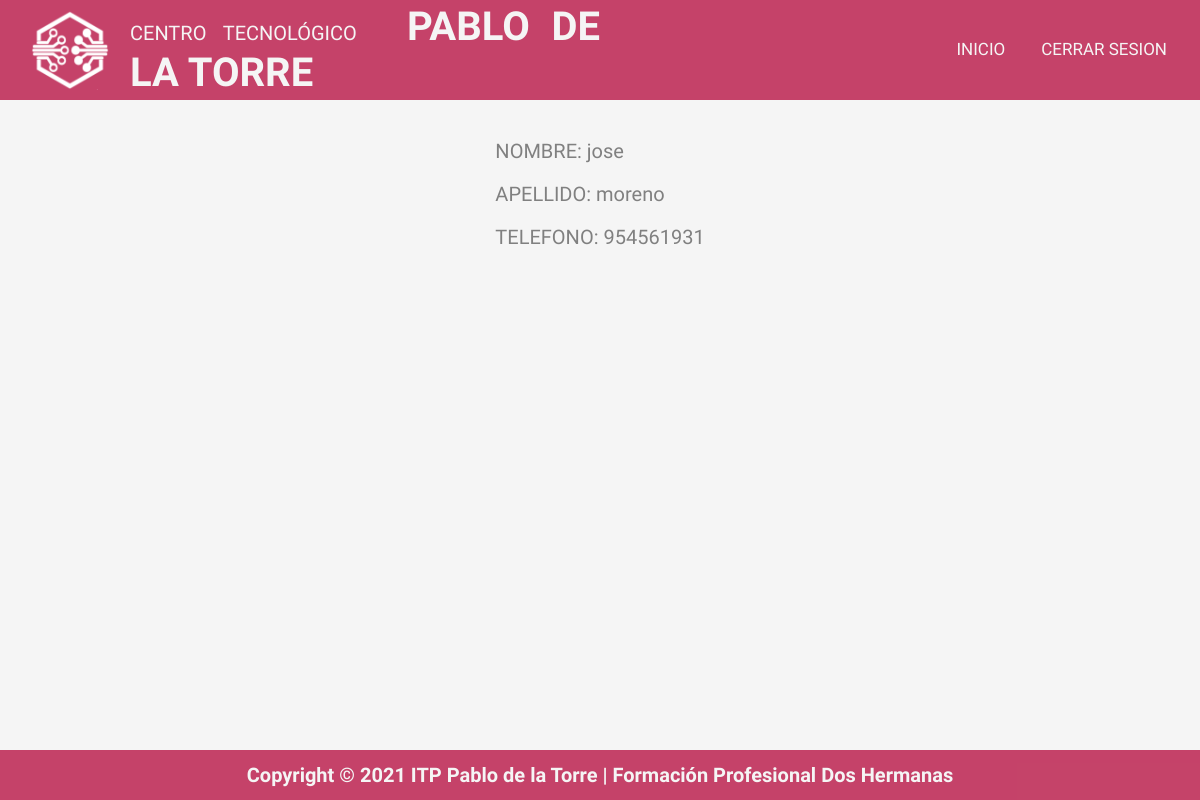
Page /php/alumnos/page_entrar_alumno.php?id=1 on the committed database.
### tables this page shows
create table alumnos(
    id int auto_increment primary key,
    nombre varchar(35) not null,
    apellido varchar(35) not null,
    telefono int,
    nombre_grupos varchar(25),
    foreign key (nombre_grupos) references grupos (nombre) on delete set null on update cascade
);

### php/alumnos/page_entrar_alumno.php (the view, shortened to what this page needs)
<!DOCTYPE html>
<html lang="es">
<head>
    <link href="../../css/normalize.css" rel="stylesheet">
    <link href="../../css/cabecera.css" rel="stylesheet">
    <link href="../../css/editarcss.css" rel="stylesheet">
</head>
<body>
<?php
include '../cabecera_sesion.php';
include "../conexion.php";
?>
<main>
    <div class="cajablanca">
    </div>
    <div class="contenedor_actualizar">
        <form>
            <?php
            $id = $_GET["id"];
            $editar = "select * from alumnos where id ='$id'";
            $resultado = mysqli_query($conex,$editar);
            while($row=mysqli_fetch_assoc($resultado)){ ?>
                <p>NOMBRE: <?php echo $row["nombre"];?></p>
                <p>APELLIDO: <?php echo $row["apellido"];?></p>
                <p>TELEFONO: <?php echo $row["telefono"];?></p>
            <?php } mysqli_free_result($resultado);?>
        </form>
    </div>
    <div class="cajablanca">
    </div>
</main>
</body>
<footer>
    <div class="pie_corto">
        <p>Copyright © 2021 ITP Pablo de la Torre | Formación Profesional Dos Hermanas</p>
    </div>
</footer>
</html>

### css/cabecera.css (style rules this page uses)
:root { --red: #b66f84; --gris:#DFD8CA; }
html { font-size: 62.5%; box-sizing:border-box; }
* { box-sizing: inherit; }
body { font-family: 'Open Sans Condensed', sans-serif; font-size: 2rem; font-weight: 100; text-align: justify; overflow-x: hidden; background-color: whitesmoke; color: grey; }
.cajablanca { height: 100px; }
.pie_corto { position: absolute; bottom: 0; display: flex; color: whitesmoke; width: 100%; height: 50px; background-color: rgba(185, 22, 70, 0.8); }
.pie_corto p { justify-content: center; margin: auto; font-weight: 900; }

### css/editarcss.css (style rules this page uses)
:root { --red:#b91646; --gris:#DFD8CA; }
* { font-family: 'Open Sans Condensed', sans-serif; }
body { background-color: whitesmoke; }
.cajablanca { height: 100px; }
.contenedor_actualizar { padding: 20px; display: flex; justify-content: center; }
.pie_corto { position: absolute; bottom: 0; display: flex; color: whitesmoke; width: 100%; height: 50px; background-color: rgba(185, 22, 70, 0.8); }
.pie_corto p { justify-content: center; margin: auto; font-weight: 900; }

### rows in the picture
alumnos: nombre "jose", apellido "moreno", telefono "954561931"
